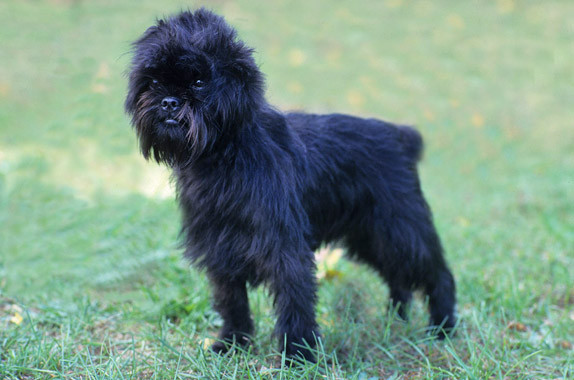
#> input picture scrape_ims/images/Affenpinscher/Affenpinscher3-7.jpeg, 574 x 380 px; its folder holds only this picture in this run
$ python -i check_robust.py   (imports and definitions only)   (Python 2 division)   (older library calls are emulated)
#> lines starting #> are read from the running program, lines starting #| are printed output that depends on the picture
#> further down, picture is the input picture: shape (380, 574, 3); mean B, G, R 134.2, 150.5, 122.2
import cPickle
from sklearn.ensemble import RandomForestClassifier
import pandas as pd
import pickle as pk
import numpy as np
import glob
import os
import cv2
import imutils
import json
from mahotas.features import haralick
from sklearn.decomposition import PCA

def get_color_hists(im):
    # returns normalized histograms of color for image im
    b, g, r = cv2.split(im)
    fgHist = {}
    for chan, col in zip([r, g, b], ['red', 'green', 'blue']):
        fgHist[col] = cv2.calcHist([chan], [0], None, [256], [0, 256])
        fgHist[col] /= fgHist[col].sum() # normalize to compare images of different sizes

    fullHist = np.hstack((fgHist['blue'][:,0], fgHist['green'][:,0], fgHist['red'][:,0]))
    fullHist = pcaFG.transform(fullHist.reshape(1, -1))
    return fullHist

def get_features(im):
    # gets haralick and color histogram PCA of image
    h, w = im.shape[:2]
#> h = 380; w = 574
    if w > 450:
        im = imutils.resize(im, width=450)
        h, w = im.shape[:2]
#> h = 297; w = 450
    im = im[h/5:-h/5, w/5:-w/5] # only use center 60% of image to avoid background noise
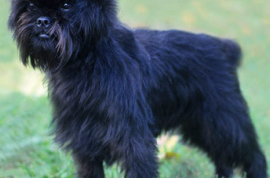
#> im: shape (178, 270, 3); mean of channels 0, 1, 2 103.4, 101.2, 82.1; drawn as B, G, R
    gray = cv2.cvtColor(im, cv2.COLOR_BGR2GRAY)
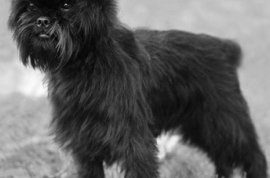
#> gray: shape (178, 270); min 4, max 252, mean 95.7
#> (the run stopped early here; a loop or call above may not have finished)
